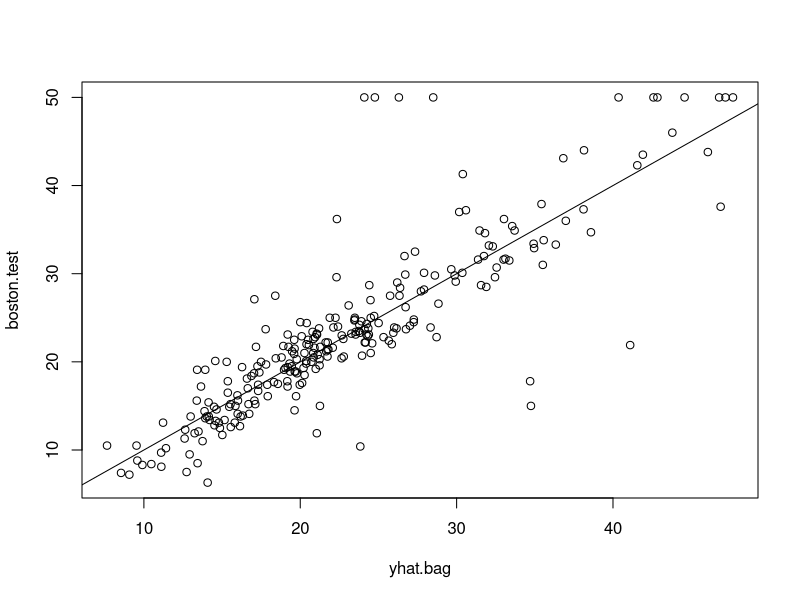

Reproduce this figure in R. (Note: this script raises an error after producing the figure.)
library(randomForest)
library(MASS)
set.seed(1)
train = sample(1:nrow(Boston), nrow(Boston) / 2)
bag.boston = randomForest(medv ~ ., data = Boston, subset = train,
                          mtry = 13, importance = TRUE)
bag.boston
# mtry is the number of variables that should be consider for 
# every split; mportance is the feature where it got to show 
# the variable's worth.

# How well does this bagged model perform on the test set?
yhat.bag = predict(bag.boston, newdata = Boston[-train, ]) 
boston.test = Boston[-train, 'medv']
plot(yhat.bag, boston.test)
abline(0, 1)
mean((yhat.bag - bosten.test)^2)
# The test set MSE associated with the bagged regression tree is 16.0594.

# We could change the number of trees grown by randomForest() 
# using the ntree argument:        
bag.boston = randomForest(medv ~ ., data = Boston, subset = train,
                          mtry = 13, ntree = 25)
yhat.bag = predict(bag.boston, newdata = Boston[-train, ])
mean((yhat.bag - bosten.test)^2)        
        
        
        

